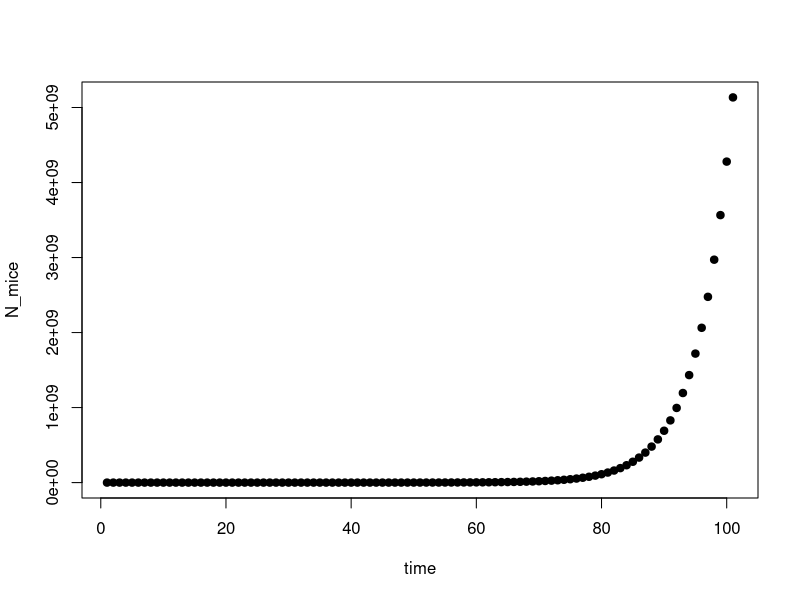
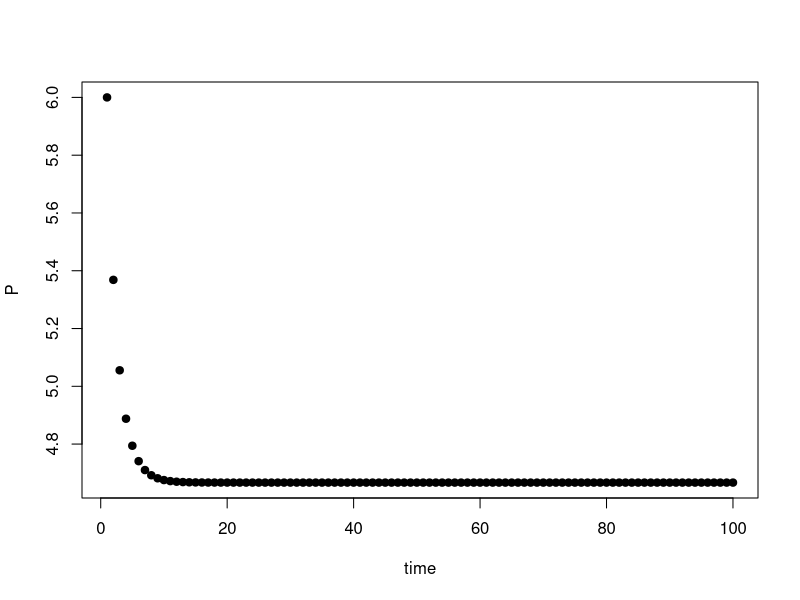
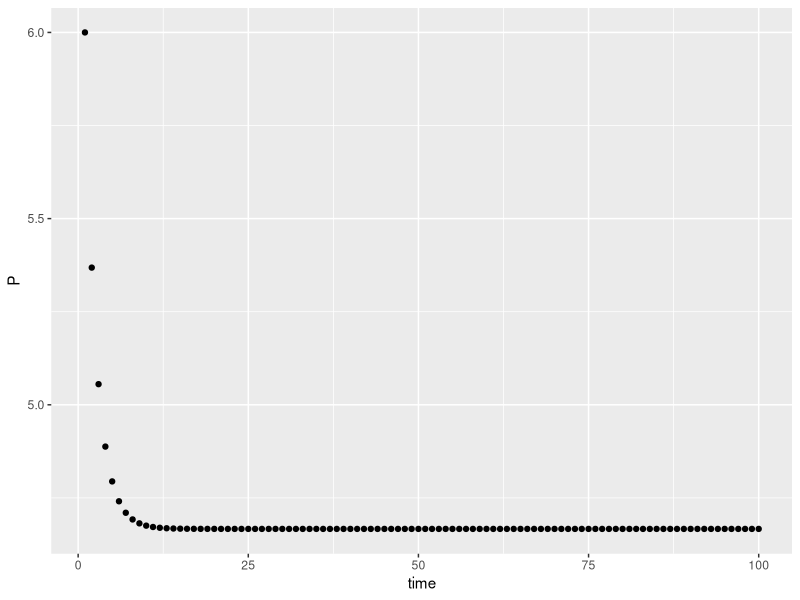
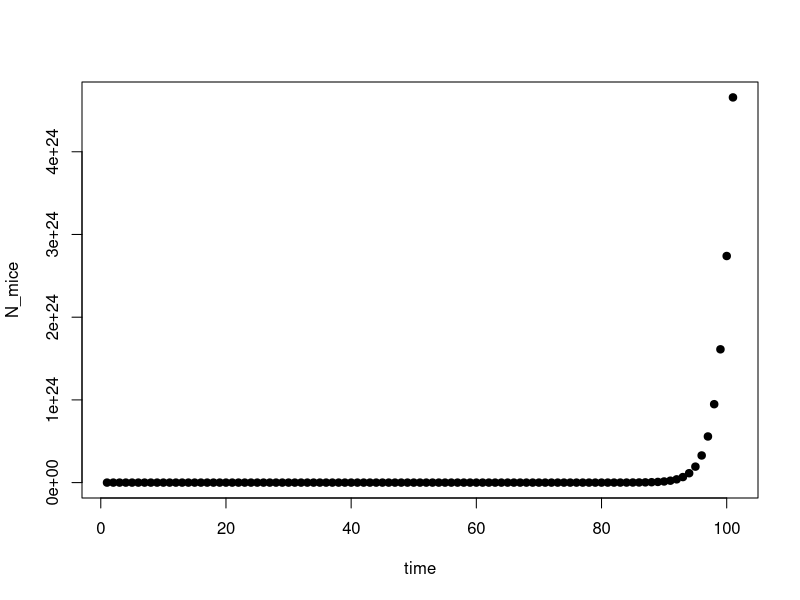
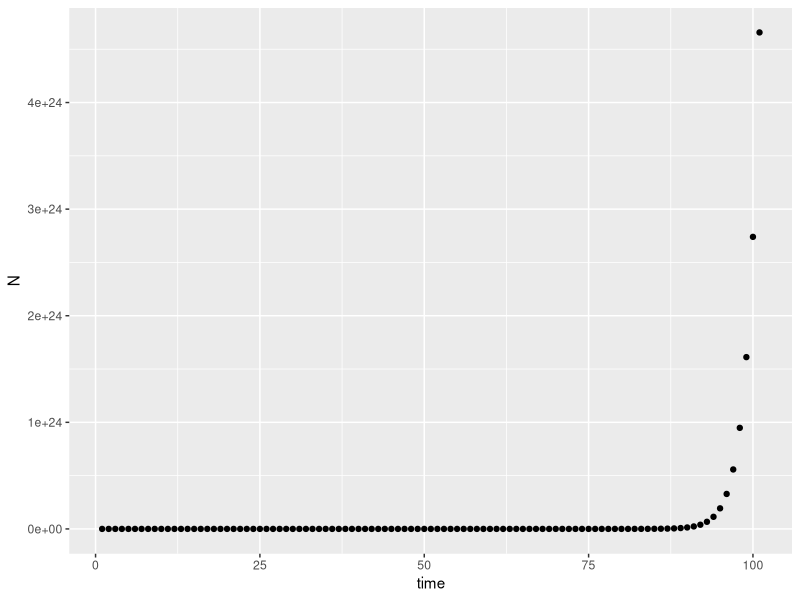
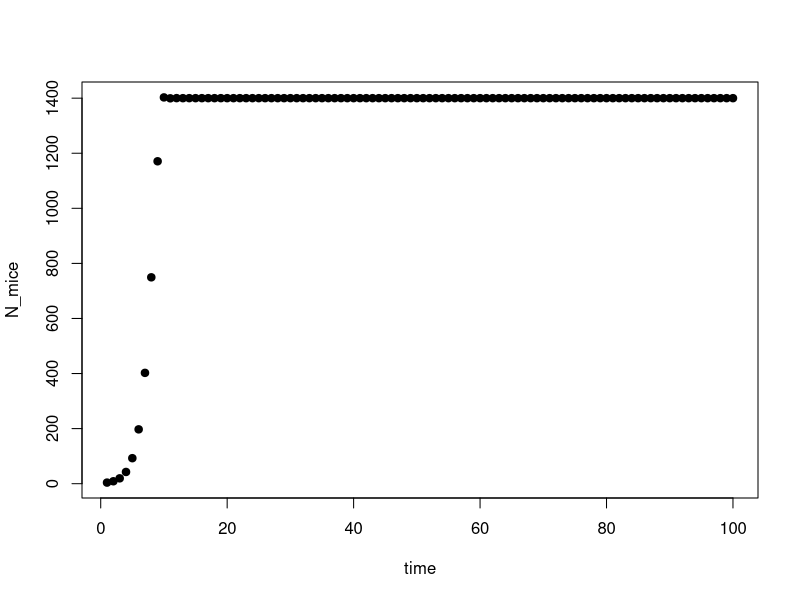
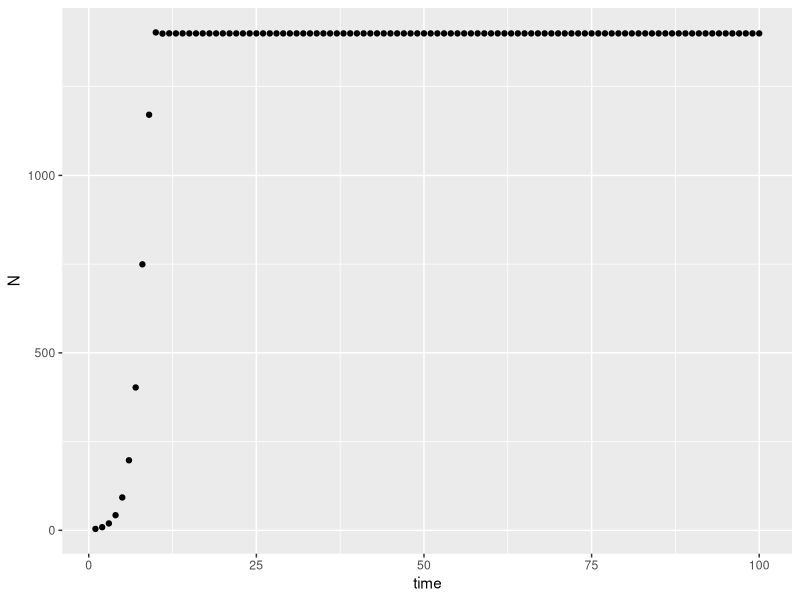

These charts were generated, in order, by the following R code:
## ---- chunk 1
knitr::opts_chunk$set(echo = TRUE)
library(ggplot2)
library(deSolve)
## ---- chunk 2
my_fun <- function(x,y){
  z <- x+y
  return(z)
}
my_fun(17,3)
## ---- chunk 3
# note how the loop changes the value of the variable x for each iteration of the loop: first x=1 and 'print(x)' is executed. Then x=2, then x=3, and so on.
for (x in 1:5) {
    print(x)
}
## ---- chunk 4
for(i in 1:5){
  z <- i + 6
  print(z)
}
## ---- chunk 5
a <- rep(NA,5)
for(i in 1:5){
  a[i] <- i
}
a
## ---- chunk 6
b <- c("I","love","R")
for(i in 1:length(b)){
  print(b[i])
}
## ---- chunk 7
## Step 1. Write values for the parameters in the model (and initial values of state variables)
# d - the *fraction* of mice in yard eaten by cat / day --> 0-1
d <- .7
# b - the *number* of mice born per mouse / day --> N (0-infinity)
b <- 3
# m - the *number* of mice arriving in the yard per day --> N (0-infinity)
m <- 4
# N0 - the initial number of mice in the yard when we begin the survey
Nt <- 42

## Step 2. Write a function that will calculate values of number of mice from one time step to the next.
mice <- function(Nt,d,b,m){
  Nt1 <- (1+b)*(1-d)*Nt + m
  return(Nt1)
}

## Step 3. Call the function
#mice(Nt,d,b,m)

## Step 4. Follow the mice population size over some time intervals
# N - a variable where we record the population size over time
N <- Nt

for(i in 1:100){
  Nt1 <- mice(Nt,d,b,m)
  N <- c(N,Nt1)
  Nt <- Nt1
}

#N
#plot(N)
plot(N,xlab="time",ylab="N_mice",pch=19,col="black")
dat <- as.data.frame(N)
dat$time <- as.numeric(rownames(dat))
#library(ggplot2)
#ggplot2::ggplot(dat,aes(time,N)) + geom_point()
## ---- chunk 8
# Step 1. Example parameters
b <- 1.7
c <- .15
Pt <- 6

# Step 2. Example equation function
example_equation_function <- function(b,c,Pt){
  Pt1 <- (b*Pt) / (1 + c*Pt)
  return(Pt1)
}

# Step 3. Make sure the function works
Pt1 <- example_equation_function(b,c,Pt)

# Step 4. Create a new variable to hold future values of P
P <- rep(NA,100)

# Step 5. Create a for loop to iteratively calculate P
P[1] <- Pt
for(i in 2:100){
  P[i] <- example_equation_function(b,c,Pt)
  Pt <- P[i]
}

# Step 6. Plot P over time
plot(P,xlab="time",ylab="P",pch=19,col="black")
dat <- as.data.frame(P)
dat$time <- as.numeric(rownames(dat))
library(ggplot2)
ggplot2::ggplot(dat,aes(time,P)) + geom_point()
## ---- chunk 9
## Step 1. Write values for the parameters in the model (and initial values of state variables)
# R - the population growth rate, expressed as the number of individuals that replace an individual in the population (where R=1 is each individual replacing itself, and therefore no change in population size over time) --> N (-infinity - infinity)
R <- 1.7
# N0 - the initial population size
N0 <- 42

## Step 2. Write a function that will calculate values of number of individuals from one time step to the next.
disc_exp <- function(R,N0){
  Nt1 <- R*N0
  return(Nt1)
}

## Step 3. Call the function
#disc_exp(R,N0)

## Step 4. Follow the population size over some time intervals
# N - a variable where we record the population size over time
N <- N0

for(i in 1:100){
  Nt1 <- disc_exp(R,N0)
  N <- c(N,Nt1)
  N0 <- Nt1
}
## ---- chunk 10
#N
#plot(N)
plot(N,xlab="time",ylab="N_mice",pch=19,col="black")
dat <- as.data.frame(N)
dat$time <- as.numeric(rownames(dat))

library(ggplot2)
ggplot2::ggplot(dat,aes(time,N)) + geom_point()
## ---- chunk 11
disc_log <- function(r,Nt=N0,K){
  Nt1 <- Nt + r*Nt*(1-Nt/K)
  return(Nt1)
}
## ---- chunk 12
# Step 1. parameters
r <- 1.21
K <- 1400
N0 <- 4

# Step 2. equation function
disc_log <- function(r,Nt=N0,K){
  Nt1 <- Nt + r*Nt*(1-Nt/K)
  return(Nt1)
}

# Step 3. Make sure the function works
Nt1 <- disc_log(r,N0,K)

# Step 4. Create a new variable to hold future values of N
N <- rep(NA,100)

# Step 5. Create a for loop to iteratively calculate N
N[1] <- N0
for(i in 2:100){
  N[i] <- disc_log(r,N0,K)
  N0 <- N[i]
}

# Step 6. Plot N over time
plot(N,xlab="time",ylab="N_mice",pch=19,col="black")
dat <- as.data.frame(N)
dat$time <- as.numeric(rownames(dat))

library(ggplot2)
ggplot2::ggplot(dat,aes(time,N)) + geom_point()
